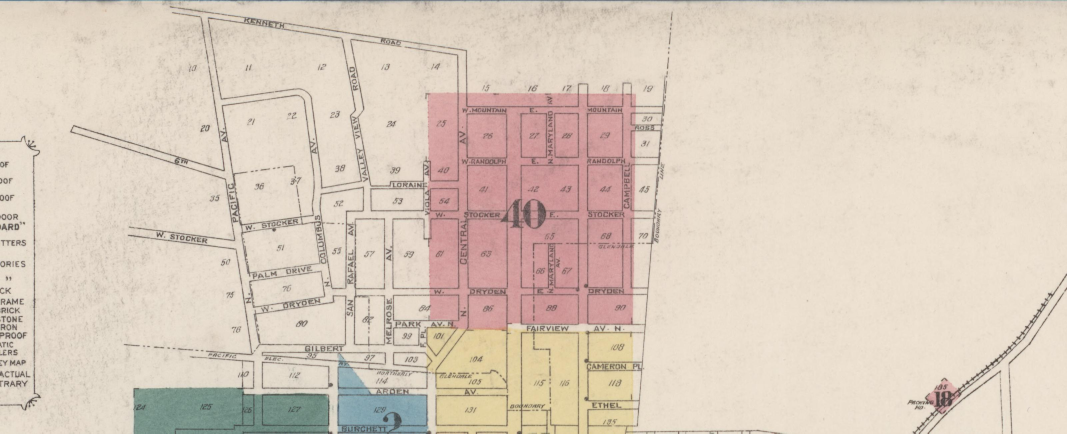
#> input picture research/sources/1919_keymap_crop.jpg, 3200 x 1300 px (shown at 1/3 size)
$ python -i autogcp.py   (imports and definitions only)   (older library calls are emulated)
#> lines starting #> are read from the running program, lines starting #| are printed output that depends on the picture
#!/usr/bin/env python3
"""Automatic GCP refinement by local template matching.

Pipeline: coarse-rectify the raw scan onto the reference grid using a seed
affine (from a few manual GCPs) -> gradient-magnitude template matching in a
local window around each OSM intersection -> RANSAC consistency filter ->
back-transform matched points to raw-scan pixel coords -> GCP json.

Usage: autogcp.py <scan> <reference> <seed_gcps.json> <out_gcps.json>
"""
import json, argparse
import numpy as np, cv2, rasterio
from rasterio.warp import transform as tr

ap = argparse.ArgumentParser()
# [10 lines not run here, left out]
RES = 1.0  # common grid resolution, m/px (EPSG:3857)

def grad(img):
    img = cv2.createCLAHE(3.0, (12, 12)).apply(img)
    gx = cv2.Sobel(img, cv2.CV_32F, 1, 0, ksize=3)
    gy = cv2.Sobel(img, cv2.CV_32F, 0, 1, ksize=3)
    return cv2.GaussianBlur(cv2.magnitude(gx, gy), (0, 0), 1.2)

# --- seed affine: scan px -> 3857
# [1 line not run here, left out]
# [1 line that did not run here, left out]
# [1 line that did not run here, left out]
# [1 line that did not run here, left out]

# [2 lines not run here, left out]
# [1 line that did not run here, left out]

# --- coarse-rectify scan to 3857 grid covering the scan footprint
# [1 line that did not run here, left out]
# [1 line that did not run here, left out]
# [1 line that did not run here, left out]
# [1 line that did not run here, left out]
# scan px -> rect px:  M23 (2x3, cv2 convention)
# rect px = ((coef^T . [px,py,1]) - [x0,y1_flip]) / RES  with y flipped
# [4 lines that did not run here, left out]
# [1 line that did not run here, left out]
# [1 line that did not run here, left out]

def rect_px_of_3857(x, y):
    return (x - x0) / RES, (y1 - y) / RES

# --- reference rendered on same grid
# [6 lines not run here, left out]

def ref_patch(x, y, P):
    """reference gradient patch centered at 3857 (x,y), resampled to RES"""
    # reference native res
    rc = inv_ref * (x, y)
    step = RES / abs(r_T.a)
    half = int(P * step)
    cx, cy = int(rc[0]), int(rc[1])
    p = refg_full[cy - half:cy + half, cx - half:cx + half]
    if p.shape != (2 * half, 2 * half) or half == 0:
        return None
    raw = ref_full[cy - half:cy + half, cx - half:cx + half]
    if (raw > 0).mean() < 0.85:   # reference has nodata here
        return None
    return cv2.resize(p, (2 * P, 2 * P))

# [2 lines not run here, left out]
# [1 line that did not run here, left out]
# [1 line that did not run here, left out]

# [1 line not run here, left out]
picked, cells = [], set()
# [13 lines not run here, left out]

# [1 line that did not run here, left out]
results = []
# [22 lines not run here, left out]

src = np.float32([[t["px"], t["py"]] for t in results])
# [1 line that did not run here, left out]
# [1 line that did not run here, left out]
# [1 line that did not run here, left out]
# [1 line that did not run here, left out]
# [1 line that did not run here, left out]
# [1 line not run here, left out]

# [1 line that did not run here, left out]
# [1 line that did not run here, left out]
# [1 line that did not run here, left out]
# [1 line that did not run here, left out]
# [1 line that did not run here, left out]
# [6 lines not run here, left out]

>>> import cv2
>>> picture = cv2.imread('../research/sources/1919_keymap_crop.jpg', cv2.IMREAD_GRAYSCALE)
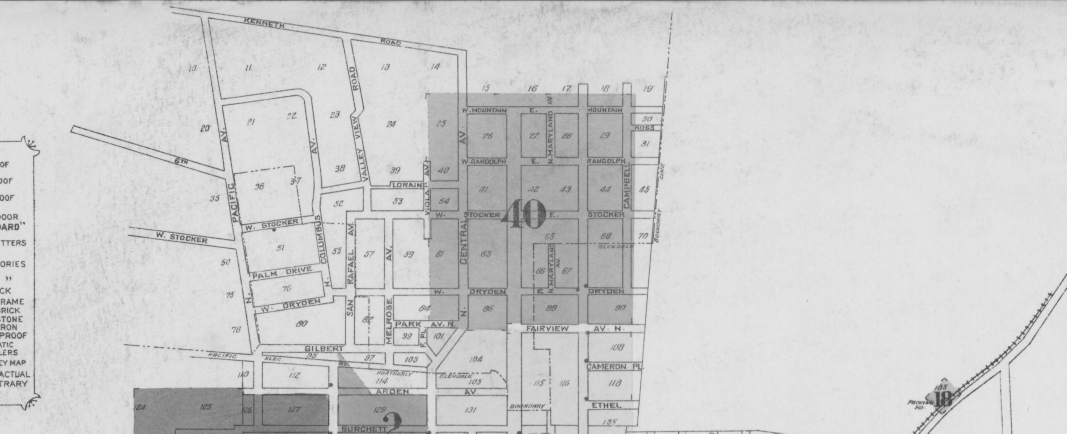
#> picture: shape (1300, 3200) (shown at 1/3 size); min 60, max 235, mean 207.2
>>> result = grad(picture)
#> in grad, `img = cv2.createCLAHE(3.0, (12, 12)).apply(img)`:
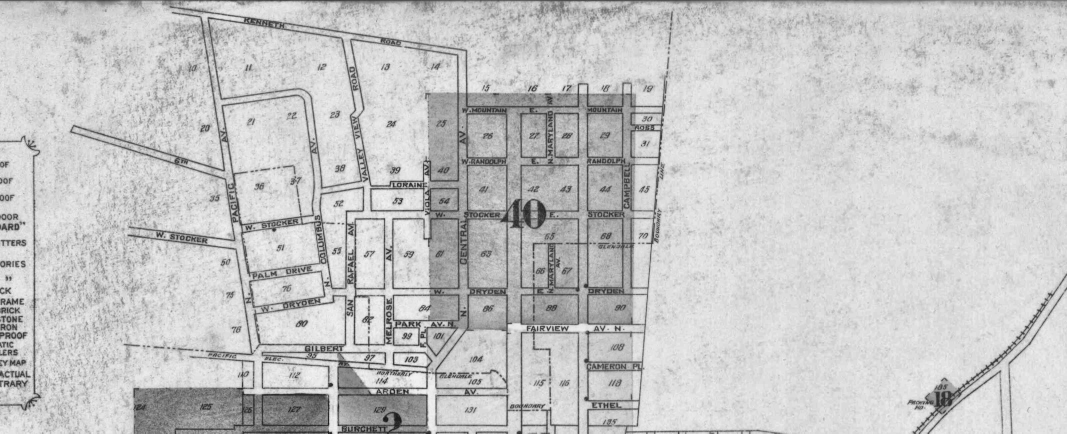
#> img: shape (1300, 3200) (shown at 1/3 size); min 22, max 245, mean 198.2
#> in grad, `gx = cv2.Sobel(img, cv2.CV_32F, 1, 0, ksize=3)`:
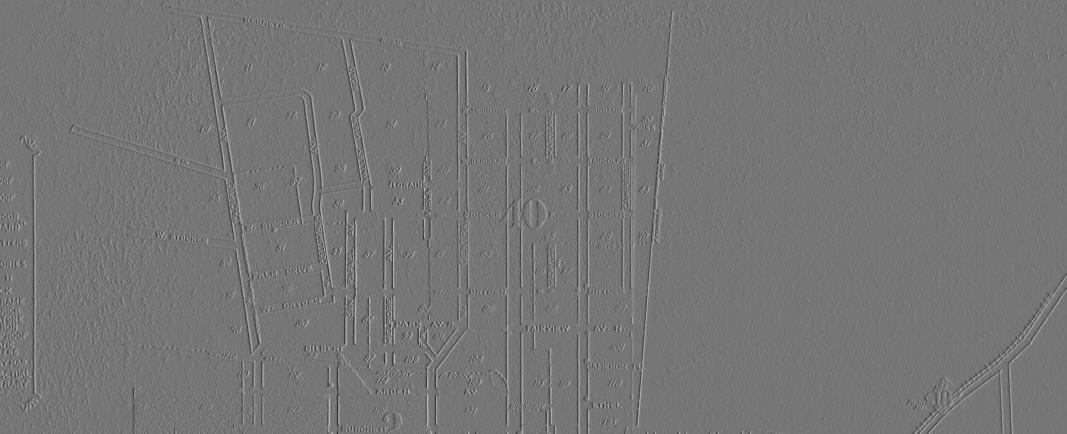
#> gx: shape (1300, 3200) float32 (shown at 1/3 size); min -577, max 660, mean 0.1; drawn with min black and max white
#> in grad, `gy = cv2.Sobel(img, cv2.CV_32F, 0, 1, ksize=3)`:
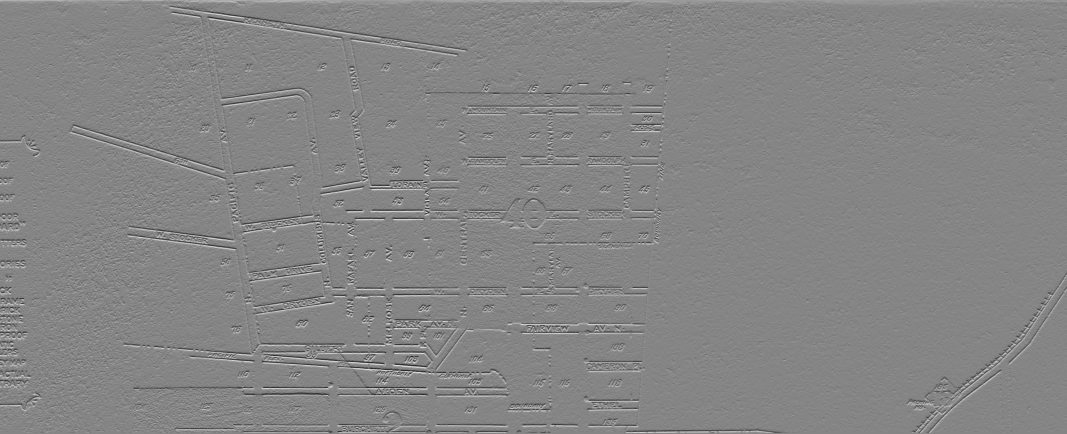
#> gy: shape (1300, 3200) float32 (shown at 1/3 size); min -537, max 489, mean 0.5; drawn with min black and max white
#> in grad, `return cv2.GaussianBlur(cv2.magnitude(gx, gy), (0, 0), 1.2)`:
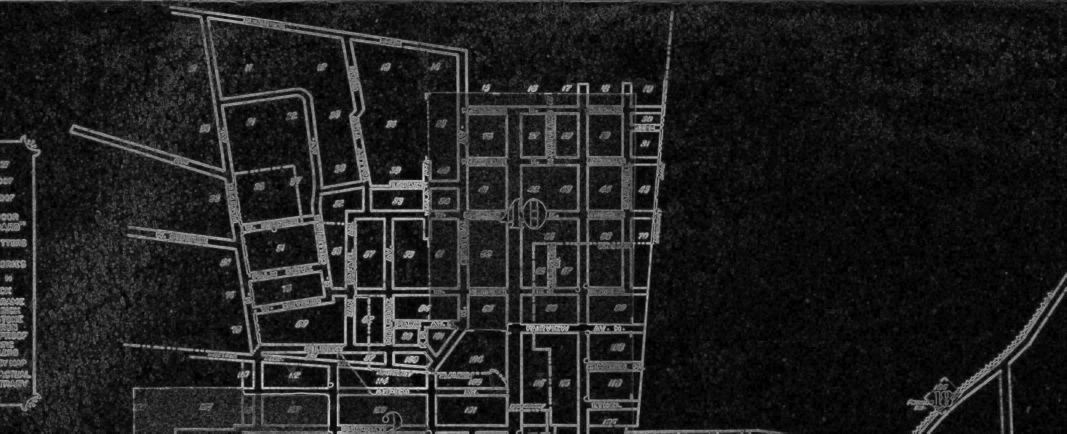
#> returned value: shape (1300, 3200) float32 (shown at 1/3 size); min 0, max 405.9, mean 51.1; drawn with min black and max white
